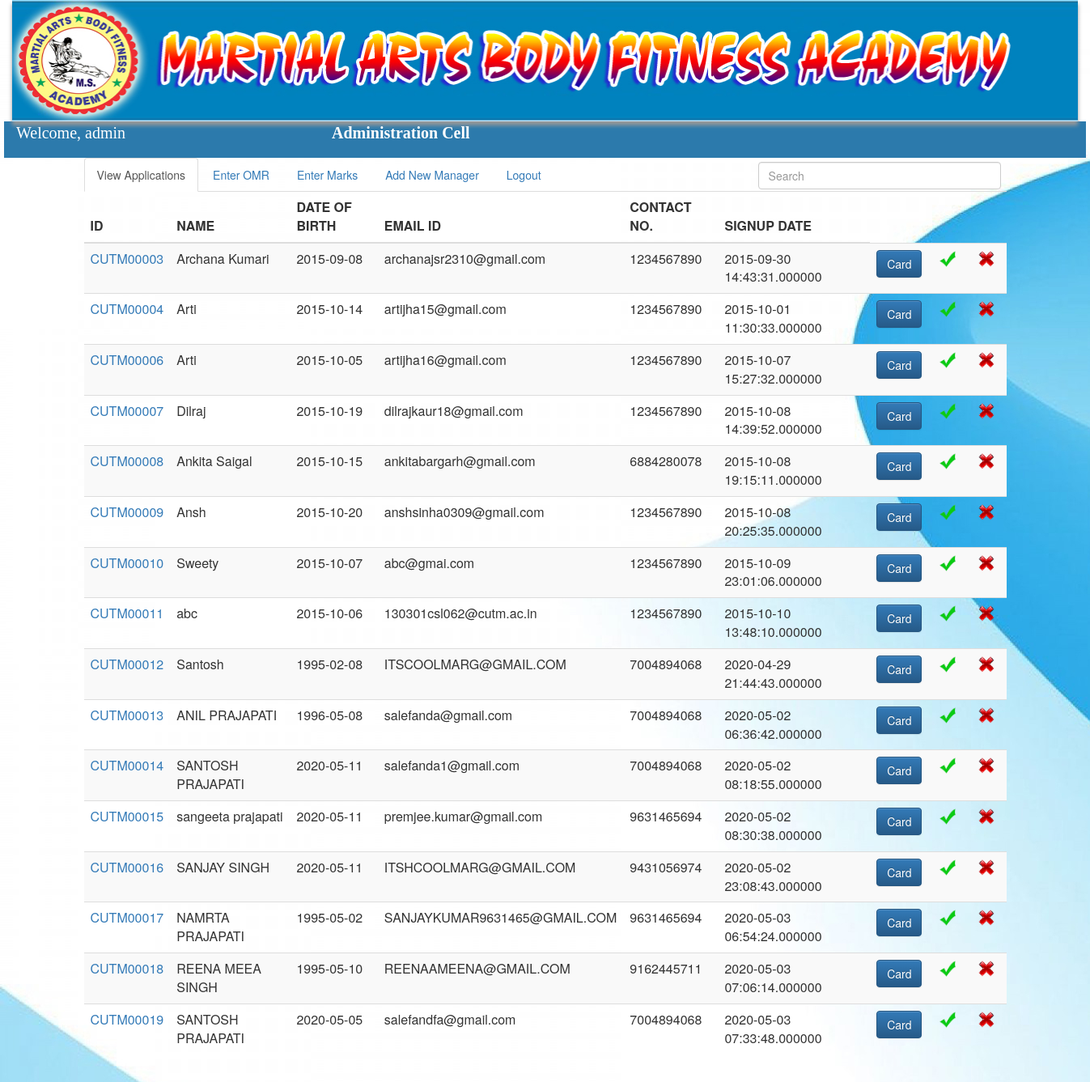
The page /admin.php (signed in) on the database its author committed.
### tables this page shows
CREATE TABLE `t_user_data` (
  `s_id` varchar(10) NOT NULL,
  `s_pwd` varchar(15) NOT NULL,
  `s_dob` date DEFAULT NULL,
  `s_name` varchar(45) NOT NULL,
  `s_email` varchar(45) NOT NULL,
  `s_mob` varchar(10) DEFAULT NULL,
  `s_signupdate` datetime(6) NOT NULL
);

### admin.php (the view, shortened to what this page needs)
<?php
$con=mysqli_connect("localhost","osinfoit","Shantiklp@2004","osinfoit_oas");
$q=mysqli_query($con,"select ad_name from t_admin where ad_id='".$_SESSION['ad']."'");
$n=  mysqli_fetch_assoc($q);
$adname= $n['ad_name'];
?>
<html>
    <head>
        <link rel="stylesheet" href="bootstrap/bootstrap.min.css">
         <link rel="stylesheet" href="bootstrap/bootstrap-theme.min.css">
        <link type="text/css" rel="stylesheet" href="css/admform.css"></link>
       <link href="css/css.css" rel="stylesheet" type="text/css" />
    </head>
    <body style="background-image:url(./images/inbg.jpg) ">
      <form id="admin" action="admin.php" method="post">
            <div class="container-fluid">
                <div class="row">
                  <div class="col-sm-12">
                        <img src="images/cutm.jpg" width="100%" style="box-shadow: 0px 5px 5px #999999; "></img>
                  </div>
                 </div>
             </div>
            <div class="container-fluid" id="dmid">
                <div class="row">
                  <div class="col-sm-12">
                         <font style="color:white; font-family: Verdana;  font-size:20px;">
                <p align="justify"><?php echo "Welcome, $adname   &nbsp;&nbsp;&nbsp;&nbsp;&nbsp;&nbsp;&nbsp;&nbsp;
                    &nbsp;&nbsp;&nbsp;&nbsp;&nbsp;&nbsp;&nbsp;&nbsp;&nbsp;&nbsp;&nbsp;&nbsp;&nbsp;&nbsp;&nbsp;&nbsp;&nbsp;
                    &nbsp;&nbsp;&nbsp;&nbsp;&nbsp;&nbsp;&nbsp;&nbsp;&nbsp;&nbsp;&nbsp;&nbsp;&nbsp;&nbsp;
                    &nbsp;&nbsp;&nbsp;&nbsp;&nbsp;&nbsp;&nbsp;&nbsp;<b>Administration Cell </b>"?></p> </font>
                  </div>
                 </div>
             </div>
             <div class="container">
                    <ul class="nav nav-tabs" >
                        <li class="active"><a data-toggle="tab" href="#viewapp">View Applications</a></li>
                        <li><a data-toggle="tab" href="#adomr">Enter OMR</a></li>
                        <li><a data-toggle="tab" href="#admarks">Enter Marks</a></li>
                        <li><a data-toggle="tab" href="#adadmin">Add New Manager</a></li>
                        <li><a  href="adlogout.php">Logout</a></li>
                        <li>  <input type="text" id="searchtb" name="searchtb" placeholder="Search" class="form-control"
                           style="margin-top:5px;margin-left:250px;width:300px;"></li>
                    </ul>
                    <div class="tab-content">
                       <div id="viewapp" class="tab-pane fade in active">
                           <?php
		$rs1 = mysqli_query($con,"select * from t_user_data");
                echo '<table class="table table-striped" id="tblData">';
                echo "<thead>";
                echo "<tr>";
                echo "<th>ID</th>";
                echo "<th>NAME</th>";
                echo "<th>DATE OF BIRTH</th>";
                echo "<th>EMAIL ID</th>";
                echo "<th>CONTACT NO.</th>";
                echo "<th>SIGNUP DATE</th>";
                echo "</thead>";
                echo "<tbody>";
		while($ar = mysqli_fetch_array($rs1))
                {
               echo "<tr>";
               echo "<td><a href='viewform.php?id=".$ar[0]."'>" . $ar[0] . "</a></td>";
                echo "<td>" . $ar[3] . "</td>";
                echo "<td>" . $ar[2] . "</td>";
                echo "<td>" . $ar[4] . "</td>";
                echo "<td>" . $ar[5] . "</td>";
                echo "<td>" . $ar[6] . "</td>";
                 echo "<td> <a href='adminac.php?id=".$ar[0]."'>
                     <input type='button' value='Card' name='adcard' class='toggle btn btn-primary'> </a></td>";
                echo "<td>
             <a href='appr.php?id=".$ar[0]."'> <button class='add_field_button'  style='background-color:transparent;border:none;'
                   name='appr' id='appr' >
                    <img src='./images/Tick.png' width='20px'></img></button> </a> </td>";
                 echo "<td> <button class='add_field_button'  id='disapp' style='background-color:transparent;border:none;' name='disapp' >
                     <img src='./images/cross.png' width='20px'></img>
                </button> </td>";
                 echo "</tr>";
		}
                echo "</tbody>";
                echo "</table>";
	?>
             </div>
                        </div>
                  </div>
             </form>
    </body>
</html>

### css/admform.css (style rules this page uses)
#dmid { height:45px; width:1337px; background-color: #2c7aac; }

### rows shown on the page
t_user_data: s_id "CUTM00003", s_name "Archana Kumari", s_dob "2015-09-08", s_email "archanajsr2310@gmail.com", s_mob "1234567890", s_signupdate "2015-09-30 14:43:31.000000"
t_user_data: s_id "CUTM00004", s_name "Arti", s_dob "2015-10-14", s_email "artijha15@gmail.com", s_mob "1234567890", s_signupdate "2015-10-01 11:30:33.000000"
t_user_data: s_id "CUTM00006", s_name "Arti", s_dob "2015-10-05", s_email "artijha16@gmail.com", s_mob "1234567890", s_signupdate "2015-10-07 15:27:32.000000"
t_user_data: s_id "CUTM00007", s_name "Dilraj", s_dob "2015-10-19", s_email "dilrajkaur18@gmail.com", s_mob "1234567890", s_signupdate "2015-10-08 14:39:52.000000"
t_user_data: s_id "CUTM00008", s_name "Ankita Saigal", s_dob "2015-10-15", s_email "ankitabargarh@gmail.com", s_mob "6884280078", s_signupdate "2015-10-08 19:15:11.000000"
t_user_data: s_id "CUTM00009", s_name "Ansh", s_dob "2015-10-20", s_email "anshsinha0309@gmail.com", s_mob "1234567890", s_signupdate "2015-10-08 20:25:35.000000"
t_user_data: s_id "CUTM00010", s_name "Sweety", s_dob "2015-10-07", s_email "abc@gmai.com", s_mob "1234567890", s_signupdate "2015-10-09 23:01:06.000000"
t_user_data: s_id "CUTM00011", s_name "abc", s_dob "2015-10-06", s_email "130301csl062@cutm.ac.in", s_mob "1234567890", s_signupdate "2015-10-10 13:48:10.000000"
t_user_data: s_id "CUTM00012", s_name "Santosh", s_dob "1995-02-08", s_email "ITSCOOLMARG@GMAIL.COM", s_mob "7004894068", s_signupdate "2020-04-29 21:44:43.000000"
t_user_data: s_id "CUTM00013", s_name "ANIL PRAJAPATI", s_dob "1996-05-08", s_email "salefanda@gmail.com", s_mob "7004894068", s_signupdate "2020-05-02 06:36:42.000000"
t_user_data: s_id "CUTM00014", s_name "SANTOSH PRAJAPATI", s_dob "2020-05-11", s_email "salefanda1@gmail.com", s_mob "7004894068", s_signupdate "2020-05-02 08:18:55.000000"
t_user_data: s_id "CUTM00015", s_name "sangeeta prajapati", s_dob "2020-05-11", s_email "premjee.kumar@gmail.com", s_mob "9631465694", s_signupdate "2020-05-02 08:30:38.000000"
t_user_data: s_id "CUTM00016", s_name "SANJAY SINGH", s_dob "2020-05-11", s_email "ITSHCOOLMARG@GMAIL.COM", s_mob "9431056974", s_signupdate "2020-05-02 23:08:43.000000"
t_user_data: s_id "CUTM00017", s_name "NAMRTA PRAJAPATI", s_dob "1995-05-02", s_email "SANJAYKUMAR9631465@GMAIL.COM", s_mob "9631465694", s_signupdate "2020-05-03 06:54:24.000000"
t_user_data: s_id "CUTM00018", s_name "REENA MEEA SINGH", s_dob "1995-05-10", s_email "REENAAMEENA@GMAIL.COM", s_mob "9162445711", s_signupdate "2020-05-03 07:06:14.000000"
t_user_data: s_id "CUTM00019", s_name "SANTOSH PRAJAPATI", s_dob "2020-05-05", s_email "salefandfa@gmail.com", s_mob "7004894068", s_signupdate "2020-05-03 07:33:48.000000"

### other values the page prints
$adname "admin"
